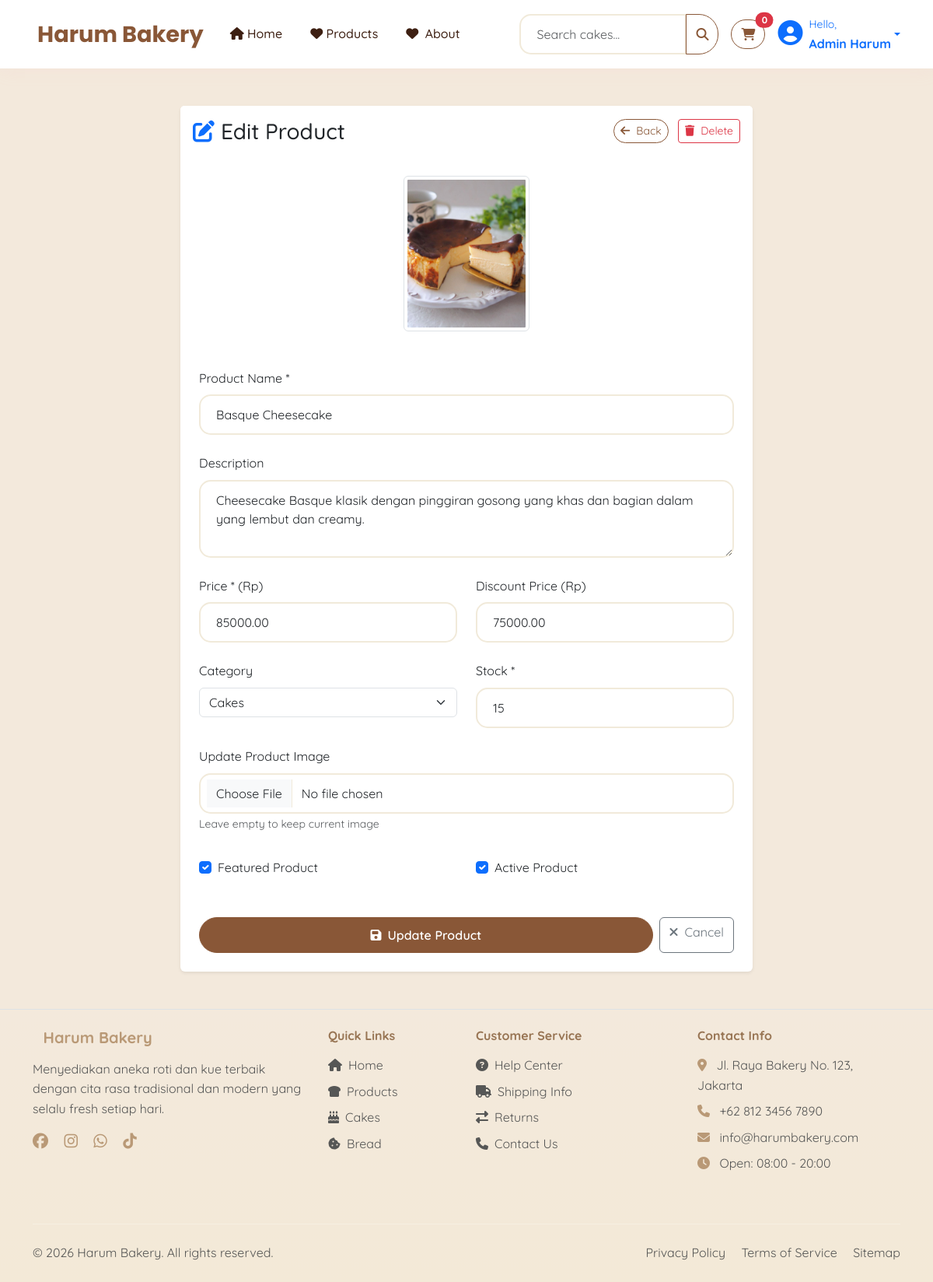
Page /project_uas_web/product/edit?id=1 (signed in) on the committed database.
### tables this page shows
CREATE TABLE `products` (
  `id` int(11) NOT NULL,
  `name` varchar(200) NOT NULL,
  `slug` varchar(200) NOT NULL,
  `description` text DEFAULT NULL,
  `price` decimal(10,2) NOT NULL,
  `discount_price` decimal(10,2) DEFAULT NULL,
  `category_id` int(11) DEFAULT NULL,
  `image_url` varchar(255) DEFAULT NULL,
  `stock` int(11) DEFAULT 0,
  `is_featured` tinyint(1) DEFAULT 0,
  `is_active` tinyint(1) DEFAULT 1,
  `created_at` timestamp NOT NULL DEFAULT current_timestamp(),
  `updated_at` timestamp NOT NULL DEFAULT current_timestamp() ON UPDATE current_timestamp()
);

CREATE TABLE `categories` (
  `id` int(11) NOT NULL,
  `name` varchar(100) NOT NULL,
  `slug` varchar(100) NOT NULL,
  `description` text DEFAULT NULL,
  `icon` varchar(50) DEFAULT NULL,
  `created_at` timestamp NOT NULL DEFAULT current_timestamp()
);

### project_uas_web/class/Database.php (called while the page is built, shortened)
<?php
class Database {
    private static $instance = null;
    private function __construct() {
        try {
            $this->connection = new PDO(
                "mysql:host=" . DB_HOST . ";dbname=" . DB_NAME . ";charset=utf8",
                DB_USER,
                DB_PASS
            );
        } catch(PDOException $e) {
            die("Connection failed: " . $e->getMessage());
        }
    }
    public static function getInstance() {
        if (self::$instance == null) {
            self::$instance = new Database();
        }
        return self::$instance->connection;
    }
}
?>

### project_uas_web/class/Product.php (called while the page is built, shortened)
<?php
class Product {
    private $db;
    private $table = 'products';
    public function __construct() {
        $this->db = Database::getInstance();
    }
    public function getById($id) {
        $sql = "SELECT p.*, c.name as category_name
                FROM {$this->table} p
                LEFT JOIN categories c ON p.category_id = c.id
                WHERE p.id = :id";
        $stmt = $this->db->prepare($sql);
        $stmt->bindParam(':id', $id);
        $stmt->execute();
        return $stmt->fetch(PDO::FETCH_ASSOC);
    }
}
?>

### project_uas_web/class/Category.php (called while the page is built, shortened)
<?php
class Category {
    private $db;
    private $table = 'categories';
    public function __construct() {
        $this->db = Database::getInstance();
    }
    public function getAll() {
        $sql = "SELECT * FROM {$this->table} ORDER BY name";
        $stmt = $this->db->prepare($sql);
        $stmt->execute();
        return $stmt->fetchAll(PDO::FETCH_ASSOC);
    }
}
?>

### project_uas_web/modules/product/edit.php (the view, shortened to what this page needs)
<?php
require_once __DIR__ . '/../../class/Database.php';
require_once __DIR__ . '/../../class/Product.php';
require_once __DIR__ . '/../../class/Category.php';
$product = new Product();
$category = new Category();
$id = $_GET['id'] ?? 0;
$productData = $product->getById($id);
$categories = $category->getAll();
include __DIR__ . '/../../views/header.php';
?>
<div class="container py-5">
    <div class="row justify-content-center">
        <div class="col-lg-8">
            <div class="card border-0 shadow-sm">
                <div class="card-header bg-white py-3 border-0">
                    <div class="d-flex justify-content-between align-items-center">
                        <h3 class="mb-0 text-dark">
                            <i class="fas fa-edit me-2 text-primary"></i>Edit Product
                        </h3>
                        <div>
                            <a href="<?php echo BASE_URL; ?>/product_detail?id=<?php echo $productData['id']; ?>"
                            class="btn btn-outline-primary btn-sm me-2">
                                <i class="fas fa-arrow-left me-2"></i>Back
                            </a>
                            <a href="?page=delete&id=<?php echo $id; ?>"
                               class="btn btn-outline-danger btn-sm"
                               onclick="return confirm('Are you sure you want to delete this product?')">
                                <i class="fas fa-trash me-2"></i>Delete
                            </a>
                        </div>
                    </div>
                </div>
                <div class="card-body p-4">
                    <form method="POST" action="" enctype="multipart/form-data" id="productForm">
                        <div class="row g-4">
                            <div class="col-md-12 text-center mb-4">
                                <?php if ($productData['image_url']): ?>
                                <img src="<?php echo BASE_URL; ?>/assets/gambar/<?php echo $productData['image_url']; ?>"
                                     alt="<?php echo htmlspecialchars($productData['name']); ?>"
                                     class="img-thumbnail" style="max-height: 200px;">
                                <?php endif; ?>
                            </div>
                            <div class="col-md-12">
                                <label for="name" class="form-label">Product Name *</label>
                                <input type="text" class="form-control" id="name" name="name"
                                       value="<?php echo htmlspecialchars($productData['name']); ?>" required>
                            </div>
                            <div class="col-md-12">
                                <label for="description" class="form-label">Description</label>
                                <textarea class="form-control" id="description" name="description"
                                          rows="3"><?php echo htmlspecialchars($productData['description']); ?></textarea>
                            </div>
                            <div class="col-md-6">
                                <label for="price" class="form-label">Price * (Rp)</label>
                                <input type="number" class="form-control" id="price" name="price"
                                       value="<?php echo $productData['price']; ?>" required min="0" step="500">
                            </div>
                            <div class="col-md-6">
                                <label for="discount_price" class="form-label">Discount Price (Rp)</label>
                                <input type="number" class="form-control" id="discount_price" name="discount_price"
                                       value="<?php echo $productData['discount_price']; ?>" min="0" step="500">
                            </div>
                            <div class="col-md-6">
                                <label for="category_id" class="form-label">Category</label>
                                <select class="form-select" id="category_id" name="category_id">
                                    <?php foreach ($categories as $cat): ?>
                                    <option value="<?php echo $cat['id']; ?>"
                                        <?php echo $cat['id'] == $productData['category_id'] ? 'selected' : ''; ?>>
                                        <?php echo htmlspecialchars($cat['name']); ?>
                                    </option>
                                    <?php endforeach; ?>
                                </select>
                            </div>
                            <div class="col-md-6">
                                <label for="stock" class="form-label">Stock *</label>
                                <input type="number" class="form-control" id="stock" name="stock"
                                       value="<?php echo $productData['stock']; ?>" required min="0">
                            </div>
                            <div class="col-md-12">
                                <label for="image" class="form-label">Update Product Image</label>
                                <input type="file" class="form-control" id="image" name="image"
                                       accept="image/*">
                                <small class="text-muted">Leave empty to keep current image</small>
                            </div>
                            <div class="col-md-6">
                                <div class="form-check">
                                    <input class="form-check-input" type="checkbox" id="is_featured" name="is_featured" value="1"
                                        <?php echo $productData['is_featured'] ? 'checked' : ''; ?>>
                                    <label class="form-check-label" for="is_featured">
                                        Featured Product
                                    </label>
                                </div>
                            </div>
                            <div class="col-md-6">
                                <div class="form-check">
                                    <input class="form-check-input" type="checkbox" id="is_active" name="is_active" value="1"
                                        <?php echo $productData['is_active'] ? 'checked' : ''; ?>>
                                    <label class="form-check-label" for="is_active">
                                        Active Product
                                    </label>
                                </div>
                            </div>
                            <div class="col-md-12">
                                <div class="d-flex gap-2 mt-4">
                                    <button type="submit" class="btn btn-primary flex-grow-1">
                                        <i class="fas fa-save me-2"></i>Update Product
                                    </button>
                                    <a href="<?php echo BASE_URL; ?>/product" class="btn btn-outline-secondary">
                                        <i class="fas fa-times me-2"></i>Cancel
                                    </a>
                                </div>
                            </div>
                        </div>
                    </form>
                </div>
            </div>
        </div>
    </div>
</div>
<?php include __DIR__ . '/../../views/footer.php'; ?>

### project_uas_web/assets/css/style.css (style rules this page uses)
:root { --primary: #895737; --primary-dark: #5E3023; --secondary: #684F36; --accent: #F1EADA; --light: #F3E9DC; --dark: #3D1F12; --success: #98FB98; --warning: #FFD700; --danger: #FF6B6B; }
body { font-family: 'Quicksand', sans-serif; background-color: var(--light); color: var(--dark); line-height: 1.6; }
.btn-primary { background-color: var(--primary); border-color: var(--primary); color: white; padding: 10px 25px; border-radius: 25px; font-weight: 600; transition: all 0.3s ease; }
.btn-outline-primary { border-color: var(--primary); color: var(--primary); border-radius: 25px; }
.form-control { border-radius: 15px; border: 2px solid var(--accent); padding: 12px 20px; }

### project_uas_web/modules/admin/admin-style.css (style rules this page uses)
:root { --primary-admin: #895737; --primary-dark: #5E3023; --secondary-admin: #684F36; --accent-admin: #F1EADA; --light-admin: #F3E9DC; --dark-admin: #3D1F12; --admin-danger: #FF6B6B; --admin-success: #98FB98; --admin-warning: #FFD700; --admin-info: #87CEEB; --border-radius-lg: 15px; --border-radius-xl: 20px; }

### rows in the picture
products: image_url (picture), name "Basque Cheesecake", description "Cheesecake Basque klasik dengan pinggiran gosong yang khas dan bagian dalam yang lembut dan creamy.", price "85000.00", discount_price "75000.00", category_id "Cakes", stock "15", is_featured "☑", is_active "☑"

### other values in the picture
$cartCount "0"
$_SESSION['full_name'] "Admin Harum"
